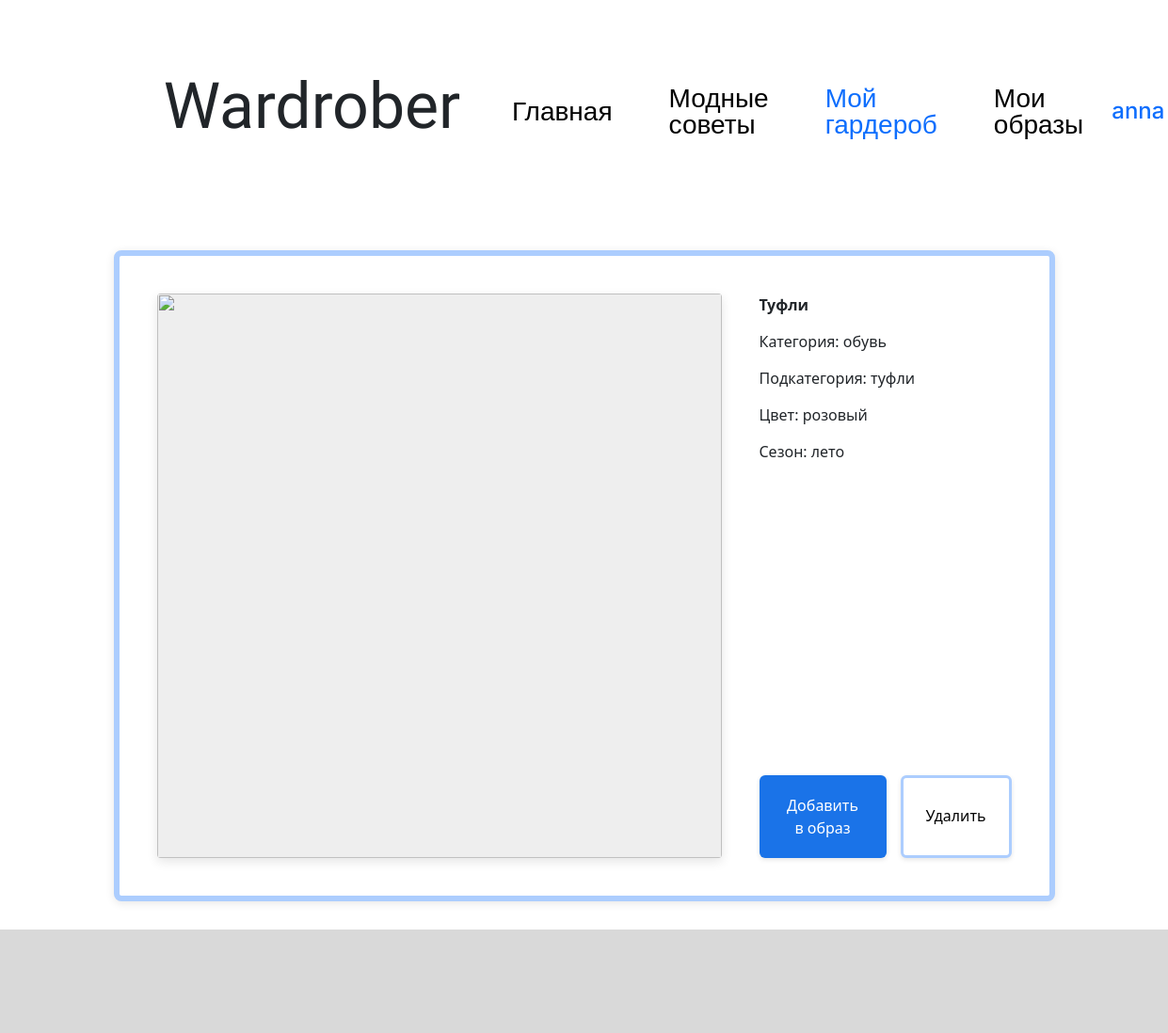
/wardrobe/card_of_thing/7 (signed in), run on the app's committed database.
### data/users.py (models this page shows, shortened)
class User(SqlAlchemyBase, UserMixin, SerializerMixin):
    __tablename__ = 'users'
    id = sqlalchemy.Column(sqlalchemy.Integer,
                           primary_key=True, autoincrement=True)
    name = sqlalchemy.Column(sqlalchemy.String, nullable=True)
    login = sqlalchemy.Column(sqlalchemy.String, nullable=True)
    hashed_password = sqlalchemy.Column(sqlalchemy.String, nullable=True)
    modified_date = sqlalchemy.Column(sqlalchemy.DateTime,
                                      default=datetime.datetime.now)

### data/wardrobe_items.py (models this page shows)
class WardrobeItem(SqlAlchemyBase, SerializerMixin):
    __tablename__ = 'wardrobeitems'
    id = sqlalchemy.Column(sqlalchemy.Integer,
                           primary_key=True, autoincrement=True)
    user_id = sqlalchemy.Column(sqlalchemy.Integer,sqlalchemy.ForeignKey("users.id"))
    img_url = sqlalchemy.Column(sqlalchemy.String, nullable=True)
    name = sqlalchemy.Column(sqlalchemy.String, nullable=True)
    category_id = sqlalchemy.Column(sqlalchemy.Integer)
    subcategory_id = sqlalchemy.Column(sqlalchemy.Integer)
    season = sqlalchemy.Column(sqlalchemy.String)
    color_id = sqlalchemy.Column(sqlalchemy.Integer)
    user = orm.relationship('User')

### tables this page shows
CREATE TABLE categories (id INTEGER PRIMARY KEY NOT NULL, name VARCHAR NOT NULL);

CREATE TABLE subcategories (id INTEGER PRIMARY KEY NOT NULL, name VARCHAR NOT NULL, parent_id NOT NULL REFERENCES categories (id));

CREATE TABLE colors (id INTEGER PRIMARY KEY NOT NULL, name VARCHAR NOT NULL);

### server.py (the view)
@app.route('/wardrobe/card_of_thing/<int:item_id>')
def card_of_thing(item_id):
    db_sess = db_session.create_session()
    query = text(
        f"SELECT name, color_id, category_id, subcategory_id, season, img_url FROM wardrobeitems WHERE id = {item_id}")
    items = db_sess.execute(query).fetchone()
    itt = [items[0]]
    query = text(f"SELECT name FROM colors WHERE id = {items[1]}")
    itt.append(db_sess.execute(query).fetchone()[0].lower())
    query = text(f"SELECT name FROM categories WHERE id = {items[2]}")
    itt.append(db_sess.execute(query).fetchone()[0])
    if items[3] != -1:
        query = text(f"SELECT name FROM subcategories WHERE id = {items[3]}")
        itt.append(db_sess.execute(query).fetchone()[0])
    else:
        itt.append(-1)
    itt.append(items[-2].lower())
    itt.append(items[-1].lower())
    db_sess.close()
    return render_template('card_of_thing.html', path=request.path, item=itt, item_id=item_id)

### data/db_session.py (called while the page is built)
def create_session() -> Session:
    global __factory
    return __factory()

### server.py (called while the page is built)
@login_manager.user_loader
def load_user(user_id):
    db_sess = db_session.create_session()
    user_id = db_sess.query(User).get(user_id)
    db_sess.close()
    return user_id

### templates/card_of_thing.html
{% extends "base.html" %}
{% block content %}
{% if current_user.is_authenticated %}
<div class="container_crd_add">
    <img class="item-image_crd_add" src="/static/users_images/{{item[-1]}}"/>
    <div class="content-right_crd_add">
        <div class="item-details_crd_add">
            <p><strong>{{item[0]}}</strong></p>
            {% if item[2] != -1 %}
            <p>Категория: {{item[2]}}</p>
            {% endif %}
            {% if item[3] != -1 %}
            <p>Подкатегория: {{item[3]}}</p>
            {% endif %}
            <p>Цвет: {{item[1]}}</p>
            {% if item[4] != 'a' %}
            <p>Сезон: {{item[4]}}</p>
            {% endif %}
        </div>
        <div class="buttons_crd_add">
            <a href="/add_item_in_look?id={{item_id}}" class="btn_crd_add btn-add_crd_add">Добавить в образ</a>
            <a href="/wardrobe?id={{item_id}}" class="btn_crd_add btn-delete_crd_add">Удалить</a>
        </div>
    </div>
</div>
{% endif %}
{% endblock %}

### templates/base.html (shortened to what this page needs)
<!doctype html>
<html lang="en">
<head>
    <link href="https://cdn.jsdelivr.net/npm/bootstrap@5.3.3/dist/css/bootstrap.min.css"
          rel="stylesheet"
>
    <link rel="stylesheet" type="text/css" href="/static/css/style.css"/>
</head>
<body>
<header>
    <nav>
        <h1 class="main-name">Wardrober</h1>
        {% if path == '/' %}
        <a href="/" class="nav-item" style="color:#0D6EFD;">Главная</a>
        {% else %}
        <a href="/" class="nav-item" style="color:#000000;">Главная</a>
        {% endif %}
        {% if 'advice' in path %}
        <a href="/advices" class="nav-item" style="color:#0D6EFD;">Модные советы</a>
        {% else %}
        <a href="/advices" class="nav-item" style="color:#000000;">Модные советы</a>
        {% endif %}
        {% if 'wardrobe' in path %}
        <a href="/wardrobe" class="nav-item" style="color:#0D6EFD;">Мой гардероб</a>
        {% else %}
        <a href="/wardrobe" class="nav-item" style="color:#000000;">Мой гардероб</a>
        {% endif %}
        {% if 'look' in path %}
        <a href="/look" class="nav-item" style="color:#0D6EFD;">Мои образы</a>
        {% else %}
        <a href="/look" class="nav-item" style="color:#000000;">Мои образы</a>
        {% endif %}
        {% if current_user.is_authenticated %}
        <a id="user-name" href="/logout">{{ current_user.name }}</a>
        {% else %}
        <a href="/login" class="btn btn-primary mybtn">Вход</a>
        {% endif %}
    </nav>
</header>
<main role="main" class="container">
    {% block content %}{% endblock %}
</main>
<div id="bottom"></div>
</body>
</html>

### static/css/style.css (style rules this page uses)
body { display: flex; flex-direction: column; min-height: 100vh; }
.container { margin: 0px 0px 0px 0px; padding: 0px 0px 0px 0px; max-width: 100vw; flex: 1; }
#bottom { background-color: #D9D9D9; margin: 40px, 0, 0, 0; height: 110px; width: 100vw; }
nav { display: flex; justify-content: space-between; align-items: center; margin: 60px 14vw 60px 14vw; }
.main-name { font-family: "Italianno", cursive; font-weight: 400; font-size: 68px; font-style: normal; margin-right: 2vw; }
.nav-item, .mybtn { font-family: "Inter", sans-serif; font-size: 28px; font-weight: 300; font-style: normal; text-decoration: none; margin: 30px; line-height: 100%; }
#user-name { font-family: "Inter", sans-serif; font-size: 24px; font-weight: 500; font-style: normal; text-decoration: none; }
.container_crd_add { max-width: 1000px; padding: 40px; gap: 40px; margin: 30px auto; background-color: #fff; border-radius: 8px; box-shadow: 0 2px 10px rgba(0,0,0,0.1); display: flex; border: 6px solid #ACCDFE }
.item-image_crd_add { width: 600px; height: 600px; object-fit: contain; border-radius: 9px; box-shadow: 0 4px 12px rgba(0,0,0,0.1); transition: transform 0.3s ease; background-color: #eee; display: flex; align-items: center; justify-content: center; border-radius: 4px; color: #999; font-size: 18px; flex-shrink: 0; }
.content-right_crd_add { flex: 1; display: flex; flex-direction: column; }
.item-details_crd_add { margin-bottom: 30px; }
.item-details_crd_add p { margin-bottom: 15px; font-size: 16px; text-align: left; }
.buttons_crd_add { display: flex; gap: 15px; margin-top: auto; }
.btn_crd_add { padding: 10px 20px; border: none; border-radius: 4px; font-size: 16px; cursor: pointer; transition: background-color 0.3s; }
.btn-add_crd_add { display: inline-block; padding: 20px 24px; background-color: #1A73E8; color: white; text-align: center; text-decoration: none; border: none; border-radius: 6px; font-size: 16px; font-weight: 500; cursor: pointer; transition: all 0.3s ease; box-shadow: 0 2px 5px rgba(0,0,0,0.1); }
.btn-delete_crd_add { display: inline-block; flex-wrap: wrap; gap: 10px; padding: 28px 24px; background-color: white; color: white; text-align: center; text-decoration: none; border: 3px solid #ACCDFE; border-radius: 6px; color: black; font-size: 16px; font-weight: 500; cursor: pointer; transition: all 0.3s ease; box-shadow: 0 2px 5px rgba(0,0,0,0.1); }

### data on the page
User: name "anna"
WardrobeItem: name "Туфли", season "лето"
categories: name "обувь"
subcategories: name "туфли"
colors: name "розовый"
